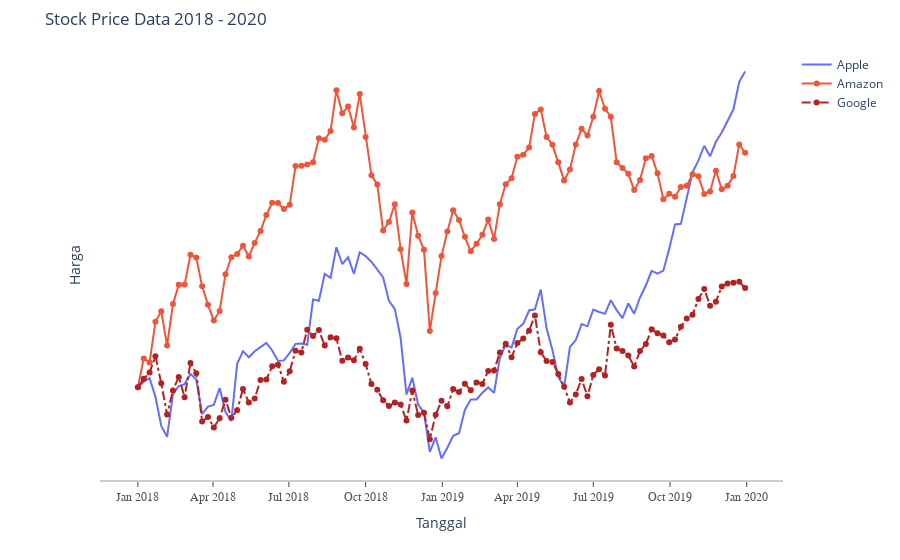

Write notebook code for a chart like this one.
### Code cell
fig = go.Figure()
fig.add_trace(go.Scatter(x=df_stocks["date"], y=df_stocks["AAPL"], mode="lines", name="Apple"))
fig.add_trace(go.Scatter(x=df_stocks["date"], y=df_stocks["AMZN"], mode="lines+markers", name="Amazon"))
fig.add_trace(go.Scatter(x=df_stocks["date"], y=df_stocks["GOOG"], mode="lines+markers", name="Google", line=dict(color="firebrick", width=2, dash="dashdot")))

fig.update_layout(title="Stock Price Data 2018 - 2020", xaxis_title="Tanggal", yaxis_title=("Harga"))

fig.update_layout(
    xaxis = dict(showline=True, showgrid=False, showticklabels=True,
             linecolor="rgb(204, 204, 204)",
             linewidth=2, ticks="outside",
             tickfont=dict(family="Arial", size=12,
                           color="rgb(82, 82, 82)")),
    yaxis = dict(showgrid=False, zeroline=False, showline=False,
             showticklabels=False),
    autosize=True,
    margin = dict(autoexpand=True, l=100, r=20, t=50),
    showlegend=True,
    plot_bgcolor="white"
)

fig
